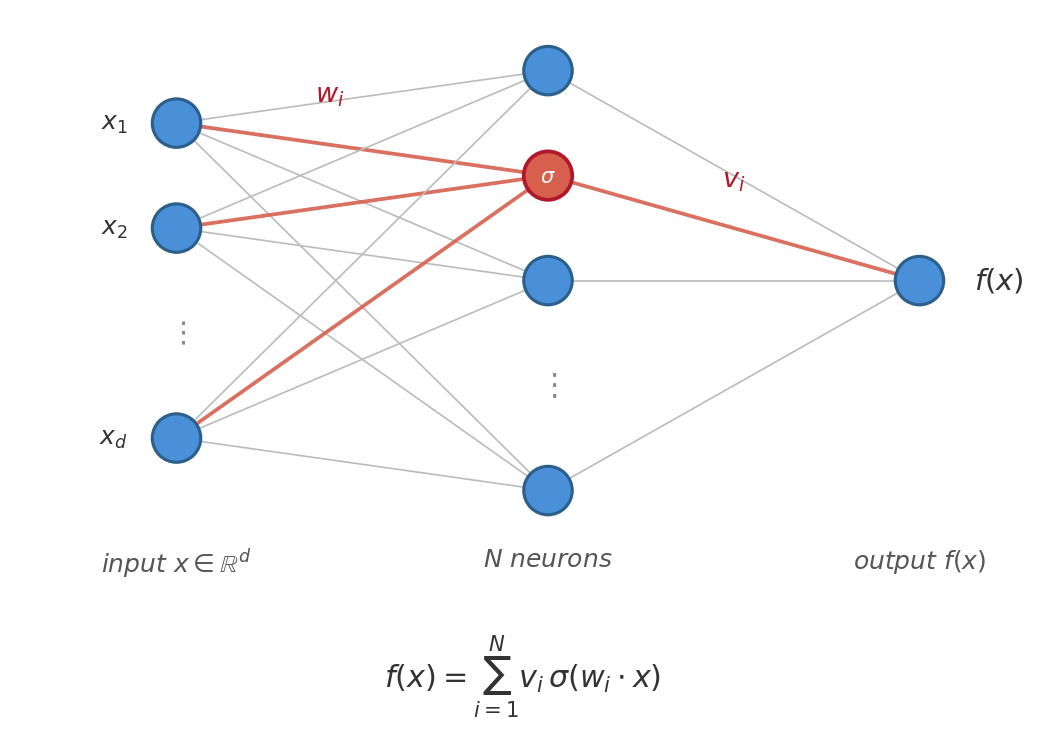

This chart was generated by the following Python code:
"""
Standalone diagram of the two-layer network, for the top of "The Mean-Field
Theory of Two-Layer Neural Networks" -- placed right after the defining
equation

    f(x; theta) = sum_{i=1}^{N} v_i sigma(w_i . x)

and the numbered list of what each neuron does: (1) project x onto a
direction w_i, (2) apply a scalar nonlinearity sigma, (3) contribute to the
output with weight v_i. This is a single-panel cousin of panel 1 ("the
network") in three-views.py -- same palette and the same fully-connected,
ellipsis-in-a-slot geometry, just standing alone rather than sitting beside
the other two panels, and stretched wide (rather than tall) so it sits well
in a blog column. The input layer carries its own dedicated ellipsis slot
(mirroring the hidden layer's), and the three bottom captions are spaced
one per column instead of running together.

Colors: primary blue (NODE_FILL/NODE_EDGE) for the input, hidden, and output
nodes and their edges; the warm accent (RED/HL_FILL) singles out one
representative neuron i -- its incoming fan (the projection w_i . x, labeled
w_i), the node itself (fill color plus a small sigma marking the
nonlinearity -- sigma appears exactly once, inside that node), and its
outgoing edge (labeled v_i, the output weight). The numbered list right
above the figure in the post already spells out the three steps, so the
diagram itself stays close to panel 1's sparer register rather than
re-annotating each step in prose.

Output: assets/mean-field-dynamics/network.png
"""
import numpy as np
import matplotlib.pyplot as plt
from matplotlib.patches import Circle

# --- palette (shared with three-views.py / timeline.py) ------------------
BLUE      = "#2166ac"   # primary
NODE_FILL = "#4A90D9"   # blue node fill
NODE_EDGE = "#2C5F8A"   # blue node edge
RED       = "#b2182b"   # accent: sigma + highlighted-neuron outline
HL_FILL   = "#d6604d"   # highlighted node / edge fill
DIVIDER   = "#BBBBBB"   # edges / dividers
AXISGREY  = "#8a8a8a"
TEXT      = "#333333"
TEXT2     = "#555555"
MUTED     = "#6b6b6b"

fig, ax = plt.subplots(figsize=(7.6, 4.8))
fig.subplots_adjust(left=0.03, right=0.98, top=0.97, bottom=0.14)
ax.set_aspect("equal")
ax.axis("off")

x_in, x_hid, x_out = 0.0, 2.3, 4.6
r = 0.15

# input column: 3 real nodes + a dedicated ellipsis slot, same spacing idiom
# as the hidden column (mirrors panel 1's hid_y pattern rather than jamming
# the dots against a neighboring node).
in_y = np.array([0.975, 0.325, -0.325, -0.975])
in_is_node = np.array([True, True, False, True])
in_labels = [r"$x_1$", r"$x_2$", None, r"$x_d$"]

# hidden column: same relative layout as panel 1 of three-views.py, scaled
# down slightly to keep the whole figure compact.
hid_y = np.array([1.3, 0.65, 0.0, -0.65, -1.3])   # slot 3 (idx 3) is the ellipsis
hid_is_node = np.array([True, True, True, False, True])
HL = 1                                             # highlighted hidden slot -> neuron i
hl_y = hid_y[HL]

in_node_y = in_y[in_is_node]
hid_node_y = hid_y[hid_is_node]

# edges input -> hidden (grey; the highlighted neuron's own edges in red)
for yi in in_node_y:
    for j, yh in enumerate(hid_y):
        if not hid_is_node[j]:
            continue
        if j == HL:
            ax.plot([x_in, x_hid], [yi, yh], color=HL_FILL, lw=1.8,
                    alpha=0.9, zorder=1)
        else:
            ax.plot([x_in, x_hid], [yi, yh], color=DIVIDER, lw=0.8, zorder=1)

# edges hidden -> output
for j, yh in enumerate(hid_y):
    if not hid_is_node[j]:
        continue
    if j == HL:
        ax.plot([x_hid, x_out], [yh, 0.0], color=HL_FILL, lw=1.8,
                alpha=0.9, zorder=1)
    else:
        ax.plot([x_hid, x_out], [yh, 0.0], color=DIVIDER, lw=0.8, zorder=1)

# input nodes (+ vertical ellipsis in its own slot)
for j, yi in enumerate(in_y):
    if not in_is_node[j]:
        ax.text(x_in, yi, r"$\vdots$", ha="center", va="center",
                fontsize=14, color=AXISGREY, zorder=3)
        continue
    ax.add_patch(Circle((x_in, yi), r, facecolor=NODE_FILL, edgecolor=NODE_EDGE,
                        linewidth=1.5, zorder=3))
    ax.text(x_in - 0.30, yi, in_labels[j], ha="right", va="center",
            fontsize=12, color=TEXT)

# hidden nodes (+ vertical ellipsis in the empty slot)
for j, yh in enumerate(hid_y):
    if not hid_is_node[j]:
        ax.text(x_hid, yh, r"$\vdots$", ha="center", va="center",
                fontsize=15, color=AXISGREY, zorder=3)
        continue
    if j == HL:
        ax.add_patch(Circle((x_hid, yh), r, facecolor=HL_FILL, edgecolor=RED,
                            linewidth=1.8, zorder=4))
        ax.text(x_hid, yh, r"$\sigma$", ha="center", va="center", fontsize=10,
                color="white", zorder=5)
    else:
        ax.add_patch(Circle((x_hid, yh), r, facecolor=NODE_FILL,
                            edgecolor=NODE_EDGE, linewidth=1.5, zorder=3))

# output node
ax.add_patch(Circle((x_out, 0.0), r, facecolor=NODE_FILL, edgecolor=NODE_EDGE,
                    linewidth=1.5, zorder=3))

# --- labels, kept to panel 1's sparer register --------------------------
ax.text(0.95, 1.15, r"$w_i$", ha="center", va="center", fontsize=13,
        color=RED)
ax.text(3.45, 0.62, r"$v_i$", ha="center", va="center", fontsize=13,
        color=RED)
ax.text(x_out + 0.34, 0.0, r"$f(x)$", ha="left", va="center", fontsize=14,
        color=TEXT)

# --- bottom register: one caption per column, same baseline ---------------
y_cap = -1.65
ax.text(x_in, y_cap, r"input $x\in\mathbb{R}^{d}$", ha="center", va="top",
        fontsize=12, color=TEXT2, style="italic")
ax.text(x_hid, y_cap, r"$N$ neurons", ha="center", va="top",
        fontsize=12, color=TEXT2, style="italic")
ax.text(x_out, y_cap, r"output $f(x)$", ha="center", va="top",
        fontsize=12, color=TEXT2, style="italic")

ax.set_xlim(-1.0, 5.35)
ax.set_ylim(-2.05, 1.65)

fig.text(0.5, 0.05, r"$f(x)=\sum_{i=1}^{N} v_i\,\sigma(w_i\cdot x)$",
         ha="center", va="center", fontsize=14.5, color=TEXT)

plt.savefig("assets/mean-field-dynamics/network.png", dpi=150,
            bbox_inches="tight", facecolor="white")
plt.close()
print("saved assets/mean-field-dynamics/network.png")
